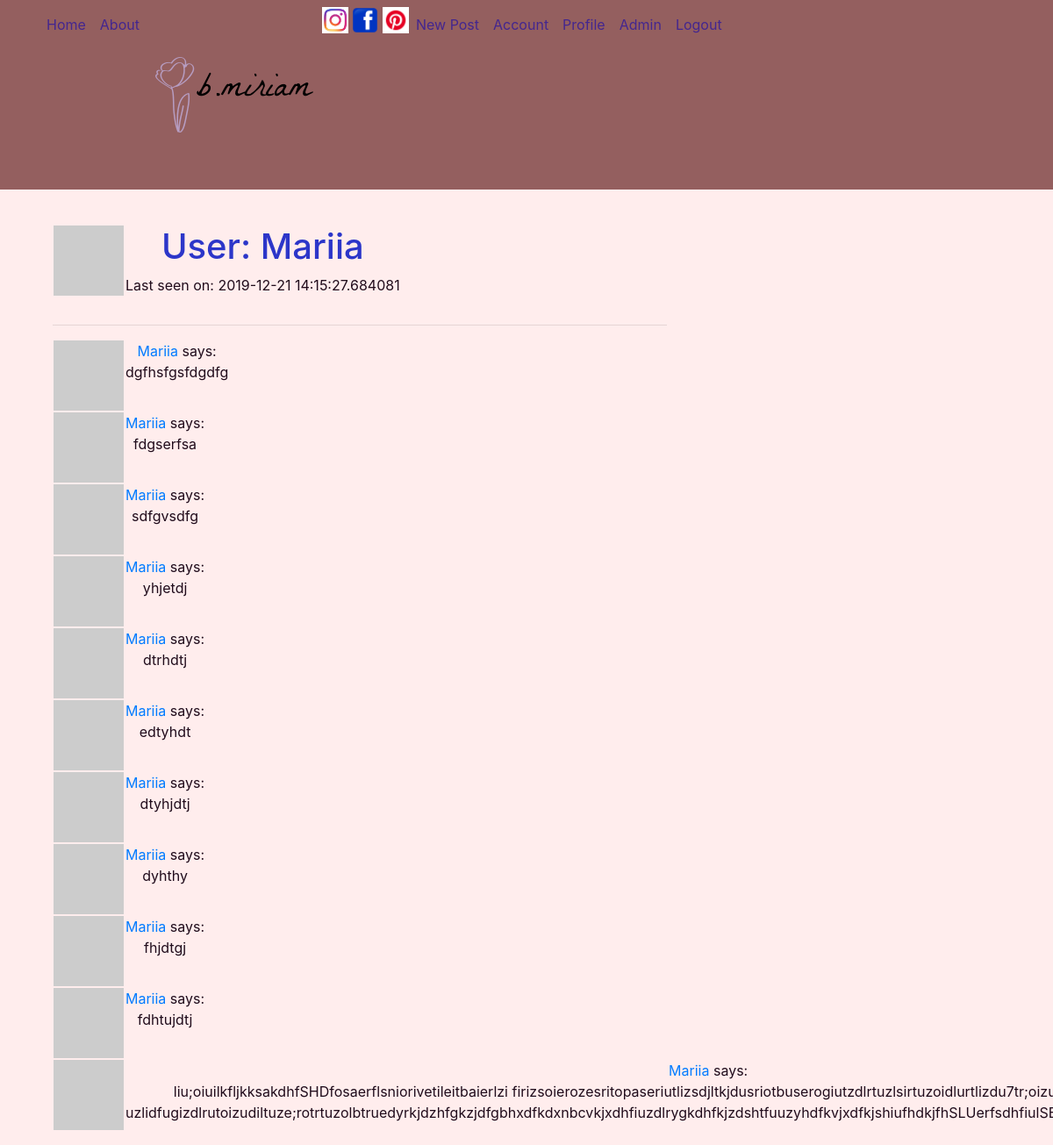
The app's page /user/Mariia (signed in), older data.
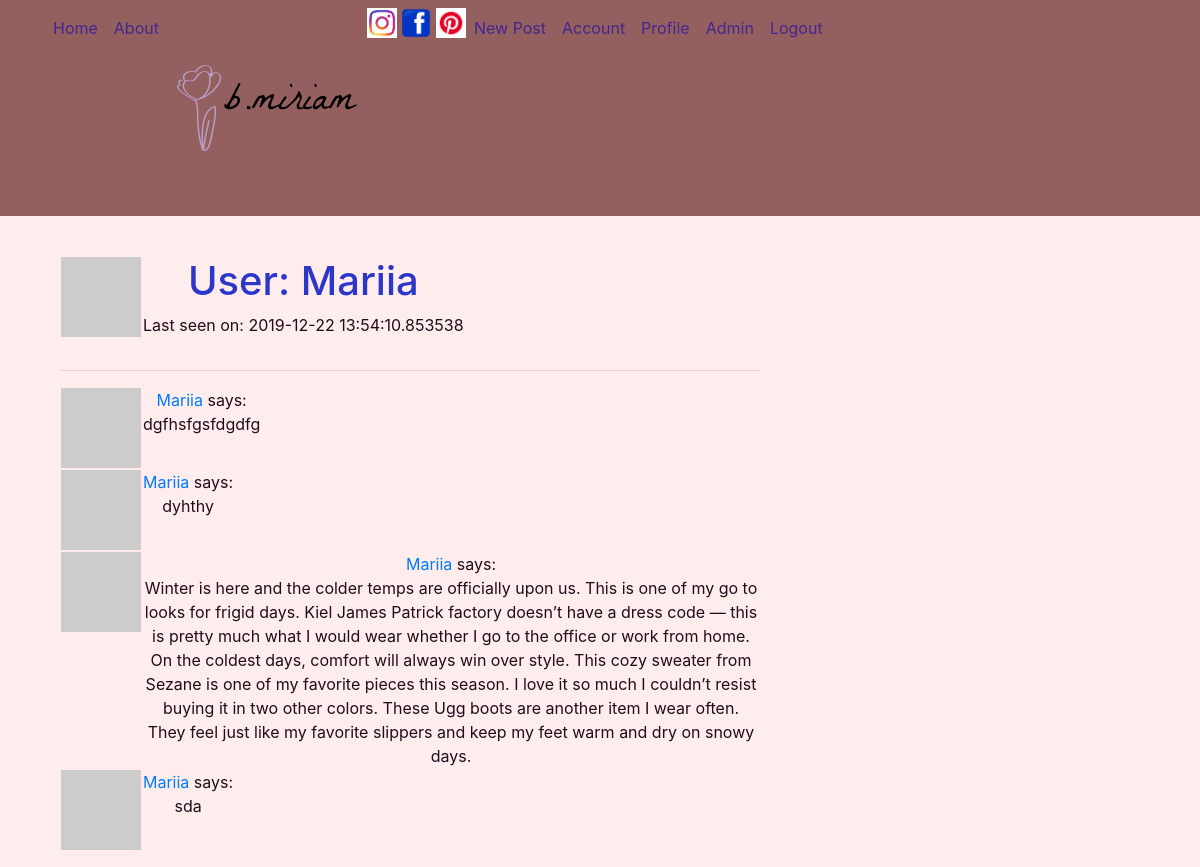
The same page, newer data.
### myblog/models.py (models this page shows, shortened)
class User(db.Model, UserMixin):
	id = db.Column(db. Integer, primary_key=True)
	username = db.Column(db.String(20), unique=True, nullable=False)
	email = db.Column(db.String(120), unique=True, nullable=False)
	image_file = db.Column(db.String(20), nullable=False, default='default.jpg')
	password = db.Column(db.String(60), nullable=False)
	posts = db.relationship( 'Post', backref='author', lazy=True)
	about_me = db.Column(db.String(140))
	last_seen = db.Column(db.DateTime, default=datetime.utcnow)
	admin = db.Column(db.Boolean())
	def avatar(self, size):
		digest = md5(self.email.lower().encode('utf-8')).hexdigest()
		return 'https://www.gravatar.com/avatar/{}?d=identicon&s={}'.format(digest, size)

class Post(db.Model):
	id = db.Column(db.Integer, primary_key=True)
	title = db.Column(db.String(100), nullable=False)
	image_file = db.Column(db.String(20), nullable=True, default='default.jpg')
	date_posted = db.Column(db.DateTime, nullable=False, default=datetime.utcnow)
	content = db.Column(db.Text, nullable=False)
	user_id = db.Column(db.Integer, db.ForeignKey('user.id'), nullable=False)
	comments = db.relationship('Comment', backref='article', cascade="all,delete", lazy=True)

### myblog/routes.py (the view)
@app.route('/user/<username>')
@login_required
def user(username):
    user = User.query.filter_by(username=username).first_or_404()
    page = request.args.get('page', 1, type=int)
    posts = Post.query.filter_by(user_id=user.id).paginate(page, 20, False)
    return render_template('user.html', user=user, posts=posts.items)

### myblog/models.py (called while the page is built)
@login_manager.user_loader
def load_user(user_id):
	return User.query.get(int(user_id))

### myblog/routes.py (called while the page is built)
@app.before_request
def before_request():
    if current_user.is_authenticated:
        current_user.last_seen = datetime.utcnow()
        db.session.commit()

@app.before_request
def before_request():
    if current_user.is_authenticated:
        current_user.last_seen = datetime.utcnow()
        db.session.commit()

### myblog/templates/user.html (shortened to what this page needs)
{% extends "layout.html" %}
{% block content %}
    <table>
        <tr valign="top">
            <td><img src="{{ user.avatar(128) }}"></td>
            <td>
                <h1>User: {{ user.username }}</h1>
                {% if user.last_seen %}<p>Last seen on: {{ user.last_seen }}</p>{% endif %}
            </td>
        </tr>
    </table>
    <hr>
    {% for post in posts %}
        {% include '_post.html' %}
    {% endfor %}
{% endblock %}

### myblog/templates/layout.html (shortened to what this page needs)
<!DOCTYPE html>
<html>
<head>
    <link rel="stylesheet" href="https://maxcdn.bootstrapcdn.com/bootstrap/4.0.0/css/bootstrap.min.css">
    <link rel="stylesheet" type="text/css" href="{{ url_for('static', filename='main.css') }}">
</head>
<body>
    <header class="site-header">
      <nav class="navbar navbar-expand-md navbar-dark bg-steel fixed-top">
        <div class="container">
          <div class="collapse navbar-collapse" id="navbarToggle">
            <div class="navbar-nav mr-auto">
              <a class="nav-item nav-link" href="{{ url_for('home') }}">Home</a>
              <a class="nav-item nav-link" href="{{ url_for('about') }}">About</a>
              <div class="fl-page-header-logo" itemscope="itemscope" itemtype="https://schema.org/Organization">
                <a href="http://localhost:5000/" itemprop="url">
                  <img class="fl-logo-img" src="/static/logo.png">
                </a>
              </div>
              <div class="footer_follow_us">
                <a class="footer-colomn_icon" href="https://www.instagram.com/b.miriam/" target="_blank" rel="nofollow">
                  <i class="fa fa-instagram" aria-hidden="true">
                    <img src="/static/profile_pics/insta.jpeg" width="30" height="30" >
                  </i>
                  <span class="sr-only">Instagram</span></a>
                <a class="footer-colomn_icon" href="https://www.facebook.com/profile.php?id=100013884455181" target="_blank" rel="nofollow">
                  <i class="fa fa-facebook" aria-hidden="true">
                    <img src="/static/profile_pics/facebook.png" width="30" height="30" >
                  </i>
                  <span class="sr-only">Facebook</span></a>
                  <a class="footer-colomn_icon" href="https://www.pinterest.com/maria99beley16/" target="_blank" rel="nofollow">
                    <i class="fa fa-facebook" aria-hidden="true">
                      <img src="/static/profile_pics/pinterest.png" width="30" height="30" >
                    </i>
                    <span class="sr-only">Facebook</span></a>            </div>
            <div class="navbar-nav">
              {% if current_user.is_authenticated %}
                {% if current_user.admin %}
                  <a class="nav-item nav-link" href="{{ url_for('new_post') }}">New Post</a>
                  <a class="nav-item nav-link" href="{{ url_for('account') }}">Account</a>
                  <a class="nav-item nav-link" href="{{ url_for('user', username=current_user.username) }}">Profile</a>
                  <a class="nav-item nav-link" href="{{ url_for('home_admin') }}">Admin</a>
                  <a class="nav-item nav-link" href="{{ url_for('logout') }}">Logout</a>
                {% else %}
                  <a class="nav-item nav-link" href="{{ url_for('account') }}">Account</a>
                  <a class="nav-item nav-link" href="{{ url_for('logout') }}">Logout</a>
                {% endif %}
              {% else %}
                <a class="nav-item nav-link" href="{{ url_for('login') }}">Login</a>
                <a class="nav-item nav-link" href="{{ url_for('register') }}">Register</a>
              {% endif %}
            </div>
          </div>
        </div>
      </nav>
    </header>
    <main role="main" class="container">
      <div class="row">
        <div class="col-md-8">
          <div class="container">
          {% block content %}{% endblock %}
        </div>
        </div>
      </div>
    </main>
</body>
</html>

### myblog/templates/_post.html
<table>
    <tr valign="top">
        <td><img src="{{ post.author.avatar(36) }}"></td>
        <td><a href="{{ url_for('user', username=post.author.username) }}">{{ post.author.username }}</a> says:<br>{{ post.content }}</td>
    </tr>
</table>

### myblog/static/main.css (style rules this page uses)
body { background: #ffeded;; color: #200c1c;; padding: 1rem; text-align: center; margin-top: 15rem; }
h1, h2, h3, h4, h5, h6 { color: #2c36c9; }
.bg-steel { background-color: hsla(0, 60%, 23%, 0.664); }
.site-header .navbar-nav .nav-link { color: #44268f; }
.fl-logo-img { text-align: center; }

Row changes from the older to the newer data that the page shows:
removed Post: author.username "Mariia", content "fdgserfsa"
removed Post: author.username "Mariia", content "sdfgvsdfg"
removed Post: author.username "Mariia", content "yhjetdj"
removed Post: author.username "Mariia", content "dtrhdtj"
removed Post: author.username "Mariia", content "edtyhdt"
removed Post: author.username "Mariia", content "dtyhjdtj"
removed Post: author.username "Mariia", content "fhjdtgj"
removed Post: author.username "Mariia", content "fdhtujdtj"
removed Post: author.username "Mariia", content "liu;oiuilkfljkksakdhfSHDfosaerflsniorivetileitbaierlzi…"
changed User "Mariia": last_seen "2019-12-21 14:15:27.684081" → "2019-12-22 13:54:10.853538"
added Post: author.username "Mariia", content "Winter is here and the colder temps are officially upon us. This is one of my go to looks for frigid days. Kiel James Patrick factory doesn’t have a dress code — this is pretty much what I would wear whether I go to the office or work from home. On the coldest days, comfort will always win over style. This cozy sweater from Sezane is one of my favorite pieces this season. I love it so much I couldn’t resist buying it in two other colors. These Ugg boots are another item I wear often. They feel just like my favorite slippers and keep my feet warm and dry on snowy days."
added Post: author.username "Mariia", content "sda"
